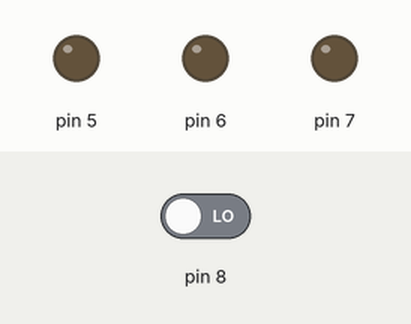
Recording of a sketch running on a simulated Arduino Uno, built with avr-gcc and run on an emulated ATmega328P. On the bench: output pins drawn as LEDs (lit = HIGH). Inputs (shaded band) come from the test bench; at power-on: pin 8 LOW. What the sketch prints to the serial monitor is not drawn.

Above: at 1.2 s.
1.3 s: pin 8 driven HIGH
At 1.8 s:
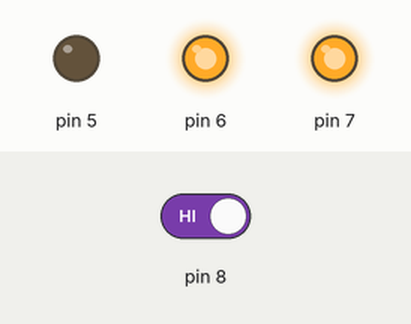
4.3 s: pin 8 driven LOW
At 5.7 s:
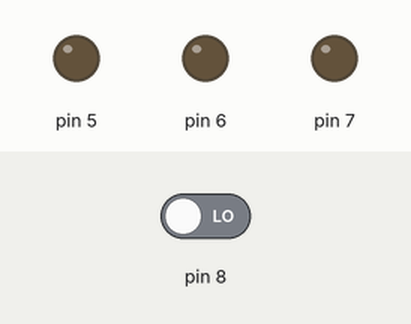
Timing chart, 0 to 7.3 s (numbered marks = the images above; inputs shaded):
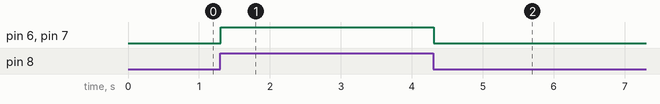

Measured:
- after the input at 1.3 s, pin 6, pin 7: LOW → HIGH at once
- after the input at 4.3 s, pin 6, pin 7: HIGH → LOW at once

The sketch:

arduino.ino
```cpp
int button;

void setup() {
  pinMode(7, OUTPUT);
  pinMode(6, OUTPUT);
  pinMode(5, OUTPUT);
  pinMode(8, INPUT);
  Serial.begin(9600);
}

void loop() {
  button = digitalRead(8);
  Serial.println(button);
  if (button == 1) {
    digitalWrite(7, HIGH);
    digitalWrite(6, HIGH);
    delay(100);
    digitalWrite(7, LOW);
    digitalWrite(6, LOW);
  }
}
```
